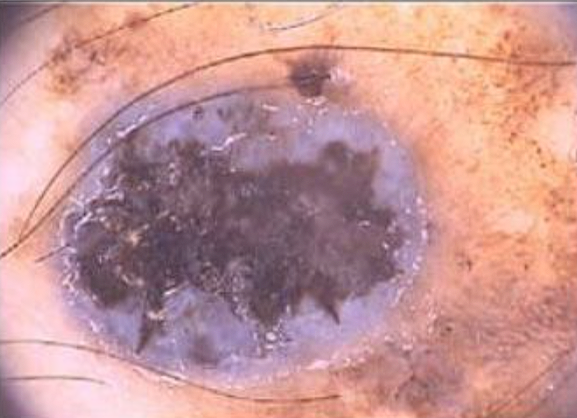
#> input picture tumor.png, 577 x 418 px
$ python main.py
#> lines starting #> are read from the running program, lines starting #| are printed output that depends on the picture; long printed decimals are rounded
import numpy as np
import cv2

img = cv2.imread(r'./tumor.png')
#> img is the input picture: shape (418, 577, 3); mean B, G, R 148.4, 149, 196.8
imgSrc = img.copy()
print('img.shape: ', img.shape)
#| img.shape:  (418, 577, 3)

#设定分类停止阈值
criteria = (cv2.TERM_CRITERIA_EPS + cv2.TERM_CRITERIA_MAX_ITER, 20, 0.1)  #查看官方文档示意

#准备数据
data = img.reshape((-1,3)).astype(np.float32)  #data.shape -> (行*列，通道）
print('data.shape: ', data.shape)
#| data.shape:  (241186, 3)
print('data.dtype: ', data.dtype)
#| data.dtype:  float32

#进行k均值聚类
K = 5
dataDistance, dataLabel, dataCenter = cv2.kmeans(data, K, None,
                                                 criteria, 5, cv2.KMEANS_RANDOM_CENTERS)  #返回每个点到中心距离平方和(float)、每个点类别，各个类别的中
#> dataDistance = 148553832.5; dataCenter = [[202.2, 203.3, 247], [153.4, 175.7, 240.1], [126.8, 136.2, 198.9], [169.7, 145.5, 179], [106.5, 91.7, 120.4]]
print('dataDistance: ', dataDistance)
#| dataDistance:  148553832.524
print('dataLabel.shape: ', dataLabel.shape)
#| dataLabel.shape:  (241186, 1)
print('dataCenter.shape: ', dataCenter.shape)
#| dataCenter.shape:  (5, 3)
print('center:\n', dataCenter)
#| center:
#|  [[202.207 203.325 247.035]
#|  [153.450 175.714 240.121]
#|  [126.769 136.152 198.935]
#|  [169.6725  145.509 179.048]
#|  [106.479  91.699 120.4412 ]]

#聚类结果可视化
imgKmeans = dataCenter[dataLabel].reshape(img.shape).astype(np.uint8)
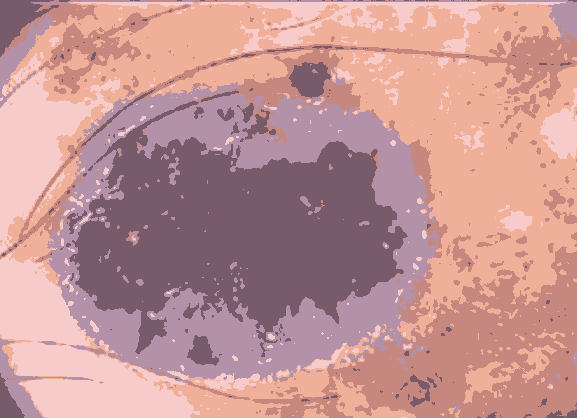
#> imgKmeans: shape (418, 577, 3); mean B, G, R 147.9, 148.5, 196.5
# imgKmeans = cv2.medianBlur(imgKmeans, 7, None)
print('imgKmeans.shape: ', imgKmeans.shape)
#| imgKmeans.shape:  (418, 577, 3)

#展示结果
cv2.namedWindow('img', cv2.WINDOW_NORMAL)
cv2.namedWindow('imgKmeans', cv2.WINDOW_NORMAL)
cv2.imshow('img', img)
cv2.imshow('imgKmeans', imgKmeans)
cv2.waitKey(0)

$ run again, with R-C.jpg saved as tumor.png
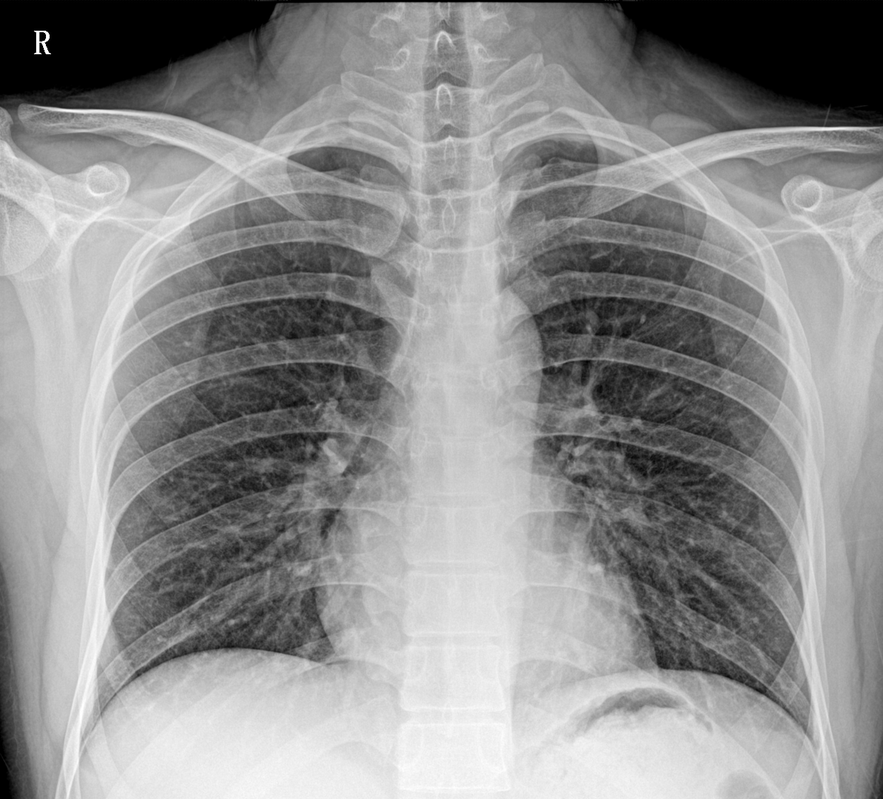
#> input picture R-C.jpg, 883 x 799 px, shrunk from 2440 x 2210 before the run
#> img is the input picture: shape (799, 883, 3); min 0, max 255, mean 143.1
#| img.shape:  (799, 883, 3)
#| data.shape:  (705517, 3)
#| data.dtype:  float32
#> dataDistance = 430390555.8; dataCenter = [[213.9, 213.9, 213.9], [171.3, 171.3, 171.3], [6.11, 6.11, 6.11], [122.2, 122.2, 122.2], [73.58, 73.58, 73.58]]
#| dataDistance:  430390555.841
#| dataLabel.shape:  (705517, 1)
#| dataCenter.shape:  (5, 3)
#| center:
#|  [[213.875  213.875  213.875 ]
#|  [171.311  171.311  171.311 ]
#|  [  6.105   6.105   6.105]
#|  [122.189  122.189  122.189 ]
#|  [ 73.576  73.576  73.576]]
#> `imgKmeans = dataCenter[dataLabel].reshape(img.shape).astype(np.uint8)`:
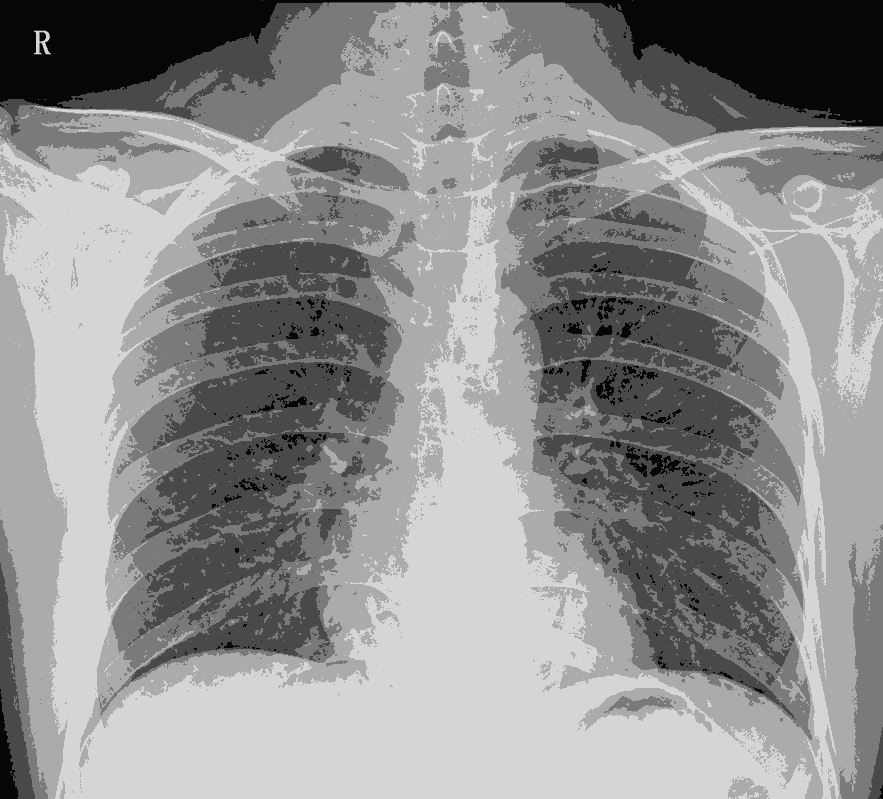
#> imgKmeans: shape (799, 883, 3); min 6, max 213, mean 142.7
#| imgKmeans.shape:  (799, 883, 3)
